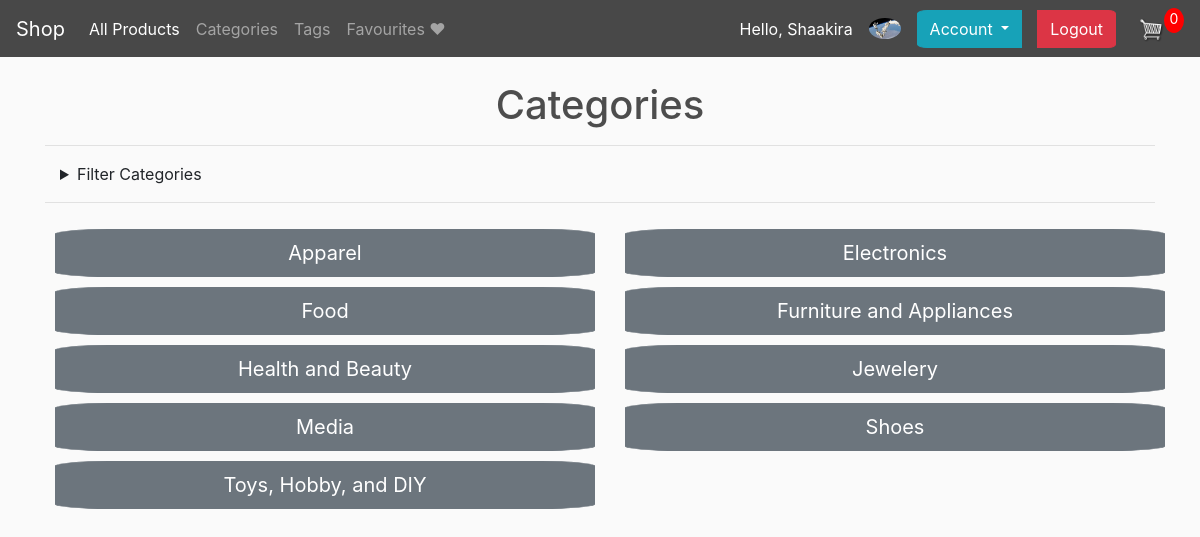
Page /categories/ (signed in) on the committed database.
### store/models.py (models this page shows, shortened)
class Customer(models.Model):
	user = models.OneToOneField(User, null=True, blank=True, on_delete=models.CASCADE)
	first_name = models.CharField(max_length=200, null=True)
	last_name = models.CharField(max_length=200, null=True)
	is_user = models.BooleanField(default=False, null=True, blank=True)
	email = models.EmailField(max_length=254)
	phone = models.CharField(max_length=500, null=True)
	profile_pic = models.ImageField(null=True, blank=True)
	@property
	def imageURL(self):
		try:
			url = self.profile_pic.url
		except:
			url = '/static/images/avatar-placeholder.png'
		print('URL:', url)
		return url

class Category(models.Model):
	name = models.CharField(max_length=200)
	def __str__(self):
		return self.name

### store/views.py (the view)
# urls.py: path('categories/', views.categories, name="categories"),
def categories(request):
    categories = Category.objects.all().order_by('name')
    filterCategory = SearchCat(request.GET, queryset=categories)
    categories = filterCategory.qs
    data = cartData(request)
    cartItems = data['cartItems']
    context = {
        'categories': categories,
        'cartItems': cartItems,
        'filterCategory': filterCategory
    }
    return render(request, "store/categories.html", context)

### store/models.py (called while the page is built)
	@property
	def get_cart_items(self):
		orderitems = self.orderitem_set.all()
		total = sum([item.quantity for item in orderitems])
		return total

### store/utils.py (called while the page is built)
def cartData(request):
	if request.user.is_authenticated:
		customer = request.user.customer
		order, created = Order.objects.get_or_create(customer=customer, complete=False)
		items = order.orderitem_set.all()
		cartItems = order.get_cart_items
	else:
		cookieData = cookieCart(request)
		cartItems = cookieData['cartItems']
		order = cookieData['order']
		items = cookieData['items']
	return {'cartItems':cartItems ,'order':order, 'items':items}

### store/templates/store/categories.html (shortened to what this page needs)
{% extends "store/layout.html" %}
{% load static %}
{% block body %}
    <h1 class="category-title">Categories</h1>
    <hr>
    <div class="col">
        <details>
            <summary>Filter Categories</summary>
        </details>
    </div>
    <hr>
    <div class="row">
        {% for category in categories %}
            <div class="col-lg-6">
                <a href="{% url 'store:category_products' category.id %}" class="btn btn-secondary btn-lg btn-block">{{ category }}</a>
            </div>
        {% endfor %}
    </div>
{% endblock %}

### store/templates/store/layout.html (shortened to what this page needs)
<!DOCTYPE html>
{% load static %}
<html>
    <head>
        <link rel="stylesheet" href="https://stackpath.bootstrapcdn.com/bootstrap/4.5.2/css/bootstrap.min.css">
        <link rel="stylesheet" href="https://use.fontawesome.com/releases/v5.6.1/css/all.css">
        <link rel="stylesheet" type="text/css" href="{% static 'store/css/store_main.css' %}">
    </head>
    <body>
        <nav class="navbar sticky-top navbar-expand-lg navbar-dark bg-dark">
            <a class="navbar-brand" href="{% url 'store:index' %}">Shop</a>
            <div class="collapse navbar-collapse" id="navbarSupportedContent">
                <ul class="navbar-nav mr-auto">
                    <li class="nav-item active">
                        <a class="nav-link" href="{% url 'store:products' %}">All Products<span class="sr-only">(current)</span></a>
                    </li>
                    <li class="nav-item">
                        <a class="nav-link" href="{% url 'store:categories' %}">Categories</a>
                    </li>
                    <li class="nav-item">
                        <a class="nav-link" href="{% url 'store:tags' %}">Tags</a>
                    </li>
                    {% if request.user.is_authenticated %}
                    <li class="nav-item">
                        <a class="nav-link" href="{% url 'store:favourites' request.user.id%}">
                            Favourites
                            <span>&#10084;</span>
                        </a>
                    </li>
                    {% endif %}
                </ul>
                <div class="form-inline my-2 my-lg-0">
                    {% if user.is_authenticated %}
                        <li style="list-style: none; color: white; padding-right: 1em;">Hello, {{ request.user.first_name }}</li>
                        <img style="width: 2em; border-radius: 50%; margin-right: 0.5em;" src="{{ user.customer.imageURL }}">
                        <div class="btn-group" role="group">
                            <div class="btn-group" role="group">
                                <button id="btnGroupDrop1" type="button" class="btn btn-info dropdown-toggle" data-toggle="dropdown" aria-haspopup="true" aria-expanded="false">
                                Account
                                </button>
                            </div>
                            <div class="btn-group" role="group">
                                <a class="btn btn-danger" style="color: white;" href="{% url 'store:logout' %}">Logout</a>
                            </div>
                        </div>
                    {% endif %}
                    <a href="{% url 'store:cart' %}"><img  id="cart-icon" src="{% static 'images/cart.png' %}"></a>
                    <p id="cart-total">{{ cartItems }}</p>
                </div>
            </div>
        </nav>
        <div class="container">
            <br>
            {% block body %}{% endblock %}
        </div>
    </body>
</html>

### store/static/store/css/store_main.css (style rules this page uses)
body { background-color: hsl(0, 0%, 98%); box-sizing: border-box; padding: 0; }
.active { opacity: 1; }
h1,h2,h3,h4,h5,h6 { color:hsl(0, 0%, 30%); }
.category-title { text-align: center; }
.bg-dark { background-color: #484848!important; }
#cart-icon { width: 1.5625rem; display: inline-block; margin-left: 0.9375rem; }
#cart-total { display: block; text-align: center; color:#fff; background-color: red; width: 1.25rem; height: 1.5625rem; border-radius: 50%; font-size: 0.875rem; }
.col-lg-2, .col-lg-4, .col-lg-6, .col-lg-8, .col-lg-12 { margin-top: 0.625rem; }
.row { align-items: center; align-content: center; }
.btn { border-radius: 10%; margin-right: 0.5em; margin-left: 0.5em; }

### rows in the picture
Category: name "Apparel"
Category: name "Electronics"
Category: name "Food"
Category: name "Furniture and Appliances"
Category: name "Health and Beauty"
Category: name "Jewelery"
Category: name "Media"
Category: name "Shoes"
Category: name "Toys, Hobby, and DIY"

### other values in the picture
{{ request.user.first_name }} "Shaakira"
{{ cartItems }} "0"
